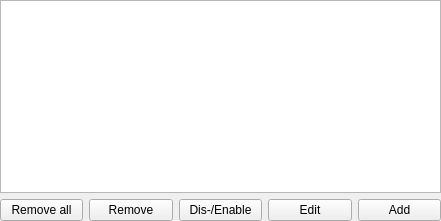
<?xml version="1.0" encoding="UTF-8"?>
<ui version="4.0">
 <class>FormConditions</class>
 <widget class="QWidget" name="FormConditions">
  <property name="geometry">
   <rect>
    <x>0</x>
    <y>0</y>
    <width>441</width>
    <height>221</height>
   </rect>
  </property>
  <property name="sizePolicy">
   <sizepolicy hsizetype="Expanding" vsizetype="Expanding">
    <horstretch>0</horstretch>
    <verstretch>0</verstretch>
   </sizepolicy>
  </property>
  <layout class="QGridLayout" name="gridLayout">
   <property name="leftMargin">
    <number>0</number>
   </property>
   <property name="topMargin">
    <number>0</number>
   </property>
   <property name="rightMargin">
    <number>0</number>
   </property>
   <property name="bottomMargin">
    <number>0</number>
   </property>
   <item row="0" column="0" colspan="5">
    <widget class="QListWidget" name="listConditions">
     <property name="sizePolicy">
      <sizepolicy hsizetype="Expanding" vsizetype="Expanding">
       <horstretch>0</horstretch>
       <verstretch>0</verstretch>
      </sizepolicy>
     </property>
     <property name="minimumSize">
      <size>
       <width>0</width>
       <height>20</height>
      </size>
     </property>
     <property name="font">
      <font>
       <family>Monospace</family>
      </font>
     </property>
     <property name="contextMenuPolicy">
      <enum>Qt::CustomContextMenu</enum>
     </property>
     <property name="dragDropMode">
      <enum>QAbstractItemView::InternalMove</enum>
     </property>
     <property name="selectionMode">
      <enum>QAbstractItemView::ExtendedSelection</enum>
     </property>
     <property name="movement">
      <enum>QListView::Snap</enum>
     </property>
    </widget>
   </item>
   <item row="1" column="0" colspan="5">
    <layout class="QHBoxLayout" name="layoutButtons">
     <item>
      <widget class="QPushButton" name="buttonRemoveAll">
       <property name="text">
        <string>Remove all</string>
       </property>
      </widget>
     </item>
     <item>
      <widget class="QPushButton" name="buttonRemove">
       <property name="text">
        <string>Remove</string>
       </property>
      </widget>
     </item>
     <item>
      <widget class="QPushButton" name="buttonDisable">
       <property name="text">
        <string>Dis-/Enable</string>
       </property>
      </widget>
     </item>
     <item>
      <widget class="QPushButton" name="buttonEdit">
       <property name="text">
        <string>Edit</string>
       </property>
      </widget>
     </item>
     <item>
      <widget class="QPushButton" name="buttonAddFilter">
       <property name="text">
        <string>Add</string>
       </property>
      </widget>
     </item>
    </layout>
   </item>
  </layout>
 </widget>
 <resources/>
 <connections/>
</ui>
